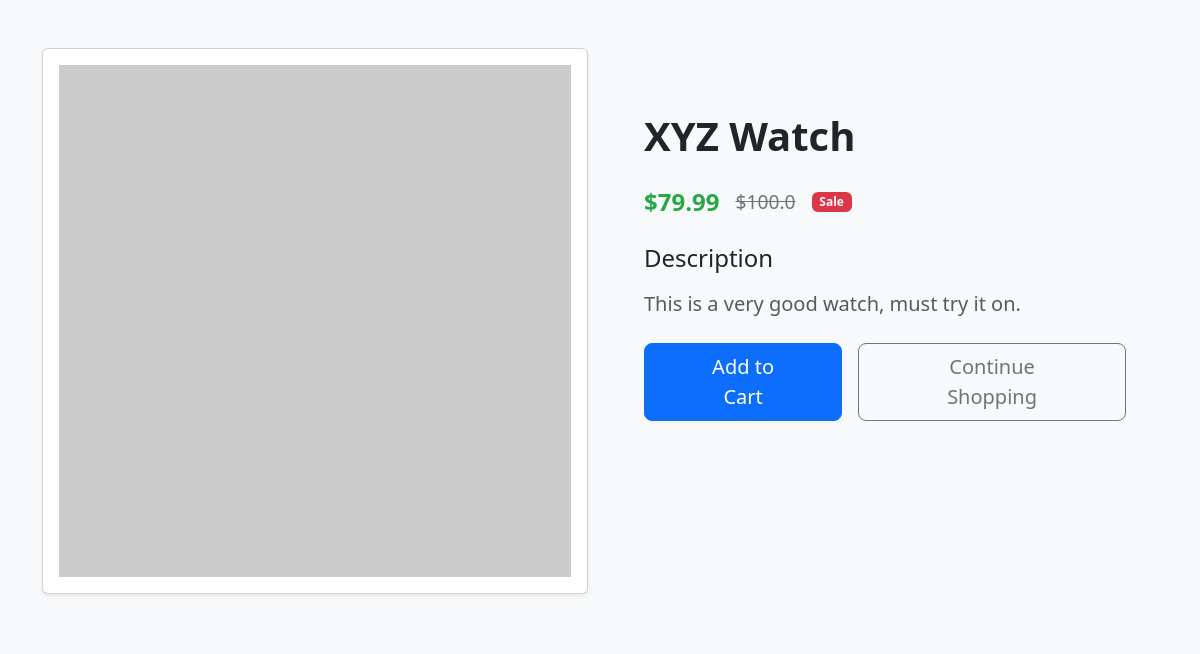
/1/, run on the app's committed database.
### shop/models.py (models this page shows)
class Product(models.Model):
    title = models.CharField(max_length = 200)
    price = models.FloatField()
    discount_price = models.FloatField()
    category = models.CharField(max_length=200)
    description = models.TextField()
    image = models.CharField(max_length=300)

### shop/views.py (the view)
# urls.py: path('<int:id>/', detailView, name= 'detail'),
def detailView(request, id):
    product = Product.objects.get(id = id)
    return render(request, 'shop/details.html', {'product': product})

### shop/templates/shop/details.html (shortened to what this page needs)
{% load static %}
<!DOCTYPE html>
<html lang="en">
<head>
    <link href="https://cdn.jsdelivr.net/npm/bootstrap@5.3.4/dist/css/bootstrap.min.css" rel="stylesheet">
    <link rel="stylesheet" href="{% static 'shop/detail_style.css' %}" />
</head>
<body class="bg-light">
    <div class="container py-5">
        <div class="row g-4">
            <div class="col-md-6">
                <div class="card shadow-sm h-100">
                    <img src="{{product.image}}"
                         class="card-img-top product-image img-fluid p-3"
                         alt="{{product.title}}">
                </div>
            </div>
            <div class="col-md-6">
                <div class="details-card h-100">
                    <h1 id="name-{{product.id}}" class="mb-4 fw-bold">{{product.title}}</h1>
                    <div class="d-flex align-items-center gap-3 mb-4">
                        {% if product.discount_price %}
                            <span id="price-{{product.id}}" class="price-section">${{product.discount_price}}</span>
                            <span class="discount-price">${{product.price}}</span>
                            <span class="badge bg-danger">Sale</span>
                        {% else %}
                            <span id="price-{{product.id}}" class="price-section">${{product.price}}</span>
                        {% endif %}
                    </div>
                    <div class="mb-4">
                        <h4 class="mb-3">Description</h4>
                        <p class="lead text-muted">{{product.description}}</p>
                    </div>
                    <div class="d-grid gap-3 d-md-flex">
                        <button id="{{product.id}}" class="btn btn-primary btn-lg px-5 atc">
                            Add to Cart
                        </button>
                        <a href="{% url 'index' %}" class="btn btn-outline-secondary btn-lg px-5">
                            Continue Shopping
                        </a>
                    </div>
                </div>
            </div>
        </div>
    </div>
</body>
</html>

### shop/static/shop/detail_style.css (style rules this page uses)
.product-image { max-height: 600px; object-fit: contain; padding: 20px; }
.details-card { background-color: #f8f9fa; border-radius: 10px; padding: 2rem; margin-top: 2rem; }
.price-section { font-size: 1.5rem; font-weight: bold; color: #28a745; }
.discount-price { text-decoration: line-through; color: #6c757d; font-size: 1.2rem; }

### data on the page
Product: title "XYZ Watch", discount_price "79.99", price "100.0", description "This is a very good watch, must try it on."
